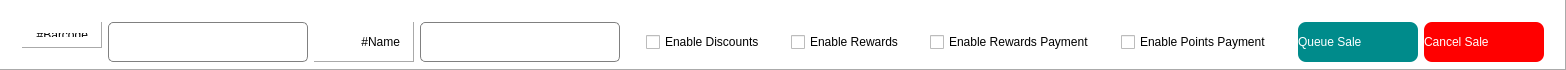
           <widget class="QFrame" name="frame_6">
            <property name="minimumSize">
             <size>
              <width>0</width>
              <height>70</height>
             </size>
            </property>
            <property name="maximumSize">
             <size>
              <width>16777215</width>
              <height>70</height>
             </size>
            </property>
            <property name="styleSheet">
             <string notr="true">QFrame{
background-color: rgb(255, 255, 255);
}
QFrame{

background-color: rgb(255, 255, 255);
padding:10px;
}
QPushButton{

background-color:#008b8b;
text-align:left;
color: #ffffff;
border-radius: 8px;
}

QPushButton::hover{

background-color:#128C7E;
color: #ffffff;
border-radius: 8px;
 border-style: outset;
    border-width: 2px;
    border-color: #FFFFFF;
}</string>
            </property>
            <property name="frameShape">
             <enum>QFrame::Panel</enum>
            </property>
            <property name="frameShadow">
             <enum>QFrame::Raised</enum>
            </property>
            <layout class="QHBoxLayout" name="horizontalLayout_14">
             <item>
              <widget class="QLabel" name="label_82">
               <property name="maximumSize">
                <size>
                 <width>100</width>
                 <height>40</height>
                </size>
               </property>
               <property name="styleSheet">
                <string notr="true">color: rgb(0, 0, 0);</string>
               </property>
               <property name="frameShape">
                <enum>QFrame::Panel</enum>
               </property>
               <property name="frameShadow">
                <enum>QFrame::Raised</enum>
               </property>
               <property name="text">
                <string>#Barcode</string>
               </property>
               <property name="alignment">
                <set>Qt::AlignRight|Qt::AlignTrailing|Qt::AlignVCenter</set>
               </property>
              </widget>
             </item>
             <item>
              <widget class="QLineEdit" name="le_barcode">
               <property name="minimumSize">
                <size>
                 <width>200</width>
                 <height>40</height>
                </size>
               </property>
               <property name="maximumSize">
                <size>
                 <width>200</width>
                 <height>40</height>
                </size>
               </property>
               <property name="styleSheet">
                <string notr="true">border: 1px solid gray;
font: 10pt &quot;MS Shell Dlg 2&quot;;
border-radius: 5px;
padding: 3px 3px 3px 3px;</string>
               </property>
               <property name="text">
                <string/>
               </property>
              </widget>
             </item>
             <item>
              <widget class="QLabel" name="label_83">
               <property name="minimumSize">
                <size>
                 <width>100</width>
                 <height>40</height>
                </size>
               </property>
               <property name="maximumSize">
                <size>
                 <width>100</width>
                 <height>40</height>
                </size>
               </property>
               <property name="styleSheet">
                <string notr="true">color: rgb(0, 0, 0);</string>
               </property>
               <property name="frameShape">
                <enum>QFrame::Panel</enum>
               </property>
               <property name="frameShadow">
                <enum>QFrame::Raised</enum>
               </property>
               <property name="text">
                <string>#Name</string>
               </property>
               <property name="alignment">
                <set>Qt::AlignRight|Qt::AlignTrailing|Qt::AlignVCenter</set>
               </property>
              </widget>
             </item>
             <item>
              <widget class="QLineEdit" name="le_product_name">
               <property name="minimumSize">
                <size>
                 <width>200</width>
                 <height>40</height>
                </size>
               </property>
               <property name="maximumSize">
                <size>
                 <width>200</width>
                 <height>40</height>
                </size>
               </property>
               <property name="styleSheet">
                <string notr="true">border: 1px solid gray;
font: 10pt &quot;MS Shell Dlg 2&quot;;
border-radius: 5px;
padding: 3px 3px 3px 3px;</string>
               </property>
               <property name="text">
                <string/>
               </property>
              </widget>
             </item>
             <item>
              <spacer name="horizontalSpacer_14">
               <property name="orientation">
                <enum>Qt::Horizontal</enum>
               </property>
               <property name="sizeType">
                <enum>QSizePolicy::Fixed</enum>
               </property>
               <property name="sizeHint" stdset="0">
                <size>
                 <width>20</width>
                 <height>20</height>
                </size>
               </property>
              </spacer>
             </item>
             <item>
              <widget class="QCheckBox" name="cb_discount">
               <property name="minimumSize">
                <size>
                 <width>0</width>
                 <height>40</height>
                </size>
               </property>
               <property name="maximumSize">
                <size>
                 <width>16777215</width>
                 <height>40</height>
                </size>
               </property>
               <property name="styleSheet">
                <string notr="true"/>
               </property>
               <property name="text">
                <string>Enable Discounts</string>
               </property>
              </widget>
             </item>
             <item>
              <spacer name="horizontalSpacer_18">
               <property name="orientation">
                <enum>Qt::Horizontal</enum>
               </property>
               <property name="sizeType">
                <enum>QSizePolicy::Fixed</enum>
               </property>
               <property name="sizeHint" stdset="0">
                <size>
                 <width>20</width>
                 <height>20</height>
                </size>
               </property>
              </spacer>
             </item>
             <item>
              <widget class="QCheckBox" name="cb_reward">
               <property name="minimumSize">
                <size>
                 <width>0</width>
                 <height>40</height>
                </size>
               </property>
               <property name="maximumSize">
                <size>
                 <width>16777215</width>
                 <height>40</height>
                </size>
               </property>
               <property name="styleSheet">
                <string notr="true"/>
               </property>
               <property name="text">
                <string>Enable Rewards</string>
               </property>
              </widget>
             </item>
             <item>
              <spacer name="horizontalSpacer_23">
               <property name="orientation">
                <enum>Qt::Horizontal</enum>
               </property>
               <property name="sizeType">
                <enum>QSizePolicy::Fixed</enum>
               </property>
               <property name="sizeHint" stdset="0">
                <size>
                 <width>20</width>
                 <height>20</height>
                </size>
               </property>
              </spacer>
             </item>
             <item>
              <widget class="QCheckBox" name="cb_enable_rewards_payment">
               <property name="minimumSize">
                <size>
                 <width>0</width>
                 <height>40</height>
                </size>
               </property>
               <property name="maximumSize">
                <size>
                 <width>16777215</width>
                 <height>40</height>
                </size>
               </property>
               <property name="styleSheet">
                <string notr="true"/>
               </property>
               <property name="text">
                <string>Enable Rewards Payment</string>
               </property>
              </widget>
             </item>
             <item>
              <spacer name="horizontalSpacer_24">
               <property name="orientation">
                <enum>Qt::Horizontal</enum>
               </property>
               <property name="sizeType">
                <enum>QSizePolicy::Fixed</enum>
               </property>
               <property name="sizeHint" stdset="0">
                <size>
                 <width>20</width>
                 <height>20</height>
                </size>
               </property>
              </spacer>
             </item>
             <item>
              <widget class="QCheckBox" name="cb_enable_points_payment">
               <property name="minimumSize">
                <size>
                 <width>0</width>
                 <height>40</height>
                </size>
               </property>
               <property name="maximumSize">
                <size>
                 <width>16777215</width>
                 <height>40</height>
                </size>
               </property>
               <property name="styleSheet">
                <string notr="true"/>
               </property>
               <property name="text">
                <string>Enable Points Payment</string>
               </property>
              </widget>
             </item>
             <item>
              <spacer name="horizontalSpacer_25">
               <property name="orientation">
                <enum>Qt::Horizontal</enum>
               </property>
               <property name="sizeType">
                <enum>QSizePolicy::Fixed</enum>
               </property>
               <property name="sizeHint" stdset="0">
                <size>
                 <width>20</width>
                 <height>20</height>
                </size>
               </property>
              </spacer>
             </item>
             <item>
              <widget class="QPushButton" name="btn_queue_sale">
               <property name="minimumSize">
                <size>
                 <width>120</width>
                 <height>40</height>
                </size>
               </property>
               <property name="maximumSize">
                <size>
                 <width>120</width>
                 <height>40</height>
                </size>
               </property>
               <property name="styleSheet">
                <string notr="true"/>
               </property>
               <property name="text">
                <string>Queue Sale</string>
               </property>
               <property name="icon">
                <iconset>
                 <normaloff>:/finishing/add_queue.png</normaloff>:/finishing/add_queue.png</iconset>
               </property>
               <property name="iconSize">
                <size>
                 <width>24</width>
                 <height>24</height>
                </size>
               </property>
              </widget>
             </item>
             <item>
              <widget class="QPushButton" name="btn_cancel_sale">
               <property name="minimumSize">
                <size>
                 <width>120</width>
                 <height>40</height>
                </size>
               </property>
               <property name="maximumSize">
                <size>
                 <width>120</width>
                 <height>40</height>
                </size>
               </property>
               <property name="styleSheet">
                <string notr="true">background-color:#FF0000;</string>
               </property>
               <property name="text">
                <string>Cancel Sale</string>
               </property>
               <property name="icon">
                <iconset>
                 <normaloff>:/finishing/cancel_3.png</normaloff>:/finishing/cancel_3.png</iconset>
               </property>
               <property name="iconSize">
                <size>
                 <width>32</width>
                 <height>32</height>
                </size>
               </property>
              </widget>
             </item>
            </layout>
           </widget>
